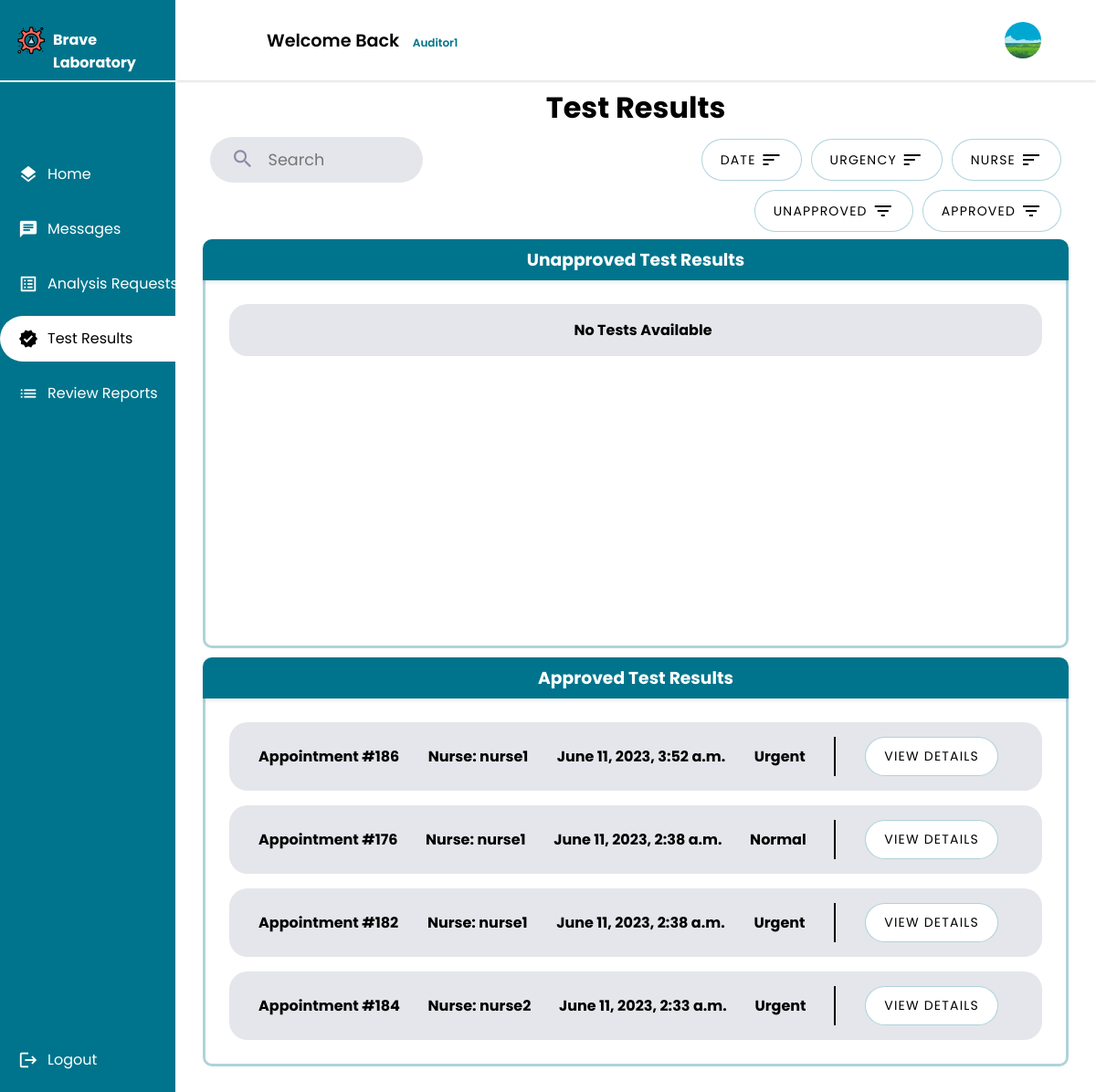
The page /auditor/results/ (signed in) on the database its author committed.
### auditor/models.py (models this page shows, shortened)
class Auditor(models.Model):
    GENDERS =[
        ('M','Male'),
        ('F','Female')
    ]
    user = models.OneToOneField(User, primary_key = True, on_delete=models.CASCADE)
    phone_number = models.CharField(max_length=10,validators=[phone_regex])
    gender = models.CharField(max_length = 1 ,choices = GENDERS)
    address = models.CharField(max_length=50)
    profile_pic = models.ImageField(default="default.png", upload_to="profile_pics")
    date_of_birth = models.DateField(default='2003-03-08')
    class Meta():
        db_table = 'auth_auditor'

### main_home/models.py (models this page shows, shortened)
class TestResult(models.Model):
    request = models.OneToOneField(AnalysisRequest, on_delete=models.CASCADE)
    creation_time = models.DateTimeField(auto_now_add=True)
    duration = models.DurationField(null=True, blank=True)
    approved = models.BooleanField(default=False)
    class Meta:
        db_table = 'test_result'

class AnalysisRequest(models.Model):
    PENDING = 'pending'
    WORKING_ON = 'working-on'
    FINISHED = 'finished'
    STATUS_CHOICES = [
        (PENDING, 'Pending'),
        (WORKING_ON, 'Working On'),
        (FINISHED, 'Finished'),
    ]
    appointment = models.OneToOneField(Appointment, on_delete=models.CASCADE)
    nurse = models.ForeignKey(Nurse, on_delete=models.CASCADE)
    tests = models.ManyToManyField(Test, blank=True)
    creation_time = models.DateTimeField(auto_now_add=True)
    start_time = models.DateTimeField(null=True, blank=True)
    finish_time = models.DateTimeField(null=True, blank=True)
    accepted = models.BooleanField(default=False)
    finished = models.BooleanField(default=False)
    status =  models.CharField(max_length=45, choices=STATUS_CHOICES, default=PENDING)
    class Meta:
        db_table = 'analysis_request'

class Appointment(models.Model):
    UPCOMING = 'Upcoming'
    TOMORROW = 'Tommorow'
    TODAY = 'Today'
    OVERDUE = 'Overdue'
    STATUS_CHOICES = [
        (UPCOMING, 'Upcoming'),
        (TOMORROW, 'Tommorow'),
        (TODAY, 'Today'),
        (OVERDUE, 'Overdue'),
    ]
    client = models.ForeignKey(Client, on_delete=models.CASCADE)
    tests_requested = models.ManyToManyField(TestOffered, blank=True)
    date = models.DateField(validators=[validate_date_not_past])
    description = models.CharField(max_length=1000,blank=True)
    document = models.ImageField(null=True,blank=True,upload_to='medical_documents')
    total_price = models.DecimalField(max_digits=10, decimal_places=2)
    payment_status = models.BooleanField(default=False)
    arrived = models.BooleanField(default=False)
    cancelled = models.BooleanField(default=False)
    performed = models.BooleanField(default=False)
    urgent = models.BooleanField(default=False)
    class Meta:
        db_table = 'appointment'

### nurse/models.py (models this page shows, shortened)
class Nurse(models.Model):
    GENDERS =[
        ('M','Male'),
        ('F','Female')
    ]
    user = models.OneToOneField(User, primary_key = True, on_delete=models.CASCADE)
    phone_number = models.CharField(max_length=10,validators=[phone_regex])
    gender = models.CharField(max_length = 1 ,choices = GENDERS)
    address = models.CharField(max_length=50)
    profile_pic = models.ImageField(default="default.png", upload_to="profile_pics")
    date_of_birth = models.DateField(default='2003-03-08')
    class Meta():
        db_table = 'auth_nurse'

### auditor/views.py (the view, shortened to what this page needs)
# urls.py: path("results/",views.result_list,name="test_result_list"),
@login_required
@permission_required('auditor.view_auditor', raise_exception=True)
def result_list(request):
    test_result = TestResult.objects.all().order_by('-creation_time')
    if not (request.GET.get('urgency_sort')) and not (request.GET.get('date_sort')) and not (request.GET.get('nurse_sort')):
        sort_date = 'True'
        sort_urgency = 'True'
        sort_nurse = 'True'
    unapproved_results = test_result.filter(approved=False)
    approved_results = test_result.filter(approved=True)
    state = request.GET.get('state')
    if state != "all" :
        if state == "approved" :
            context = {
                'approved_results': approved_results,
                'sort_urgency':sort_urgency,
                'sort_date':sort_date,
                'sort_nurse':sort_nurse,
                'state':state,
            }
            return render(request,'auditor/result/result_list.html',context)
        if state == "unapproved" :
            context = {
                'unapproved_results': unapproved_results,
                'sort_urgency':sort_urgency,
                'sort_date':sort_date,
                'sort_nurse':sort_nurse,
                'state':state,
            }
            return render(request,'auditor/result/result_list.html',context)
    state = 'all'
    context = {
        'unapproved_results': unapproved_results,
        'approved_results': approved_results,
        'sort_urgency':sort_urgency,
        'sort_date':sort_date,
        'sort_nurse':sort_nurse,
        'state':state
    }
    return render(request,'auditor/result/result_list.html', context)

### auditor/templates/auditor/result/result_list.html (shortened to what this page needs)
{% extends 'auditor/auditor.html' %}
{% load static %}
{% block css_2 %}
<link rel="stylesheet" href="{% static 'css/list.css' %}">
{% endblock css_2 %}
{% block main %}
<div class="Container">
    <h1>Test Results</h1>
    <div class="header ">
        <div class="search">
            <form class="search-bar" method="post" >
                <button type="submit" name="search">
                    <span class="material-icons search-icon">
                        </span>
                </button>
                <input class="search-bar-input" id="search" name="search" placeholder="Search" required="" type="text">
            </form>
        </div>
        <div class="nurse">
            <a href="{% url "test_result_list" %}?date={{sort_date}}&urgency={{sort_urgency}}&nurse={{sort_nurse}}&date_sort=True&state={{state}}">
                <button class="list-button filter">
                    <span>Date</span>
                    <span class="material-icons">sort</span>
                </button>
            </a>
            <a href="{% url "test_result_list" %}?date={{sort_date}}&urgency={{sort_urgency}}&nurse={{sort_nurse}}&urgency_sort=True&state={{state}}">
            <button class="list-button filter">
                <span>Urgency</span>
                <span class="material-icons">sort</span>
            </button>
            </a>
            <a href="{% url "test_result_list" %}?date={{sort_date}}&urgency={{sort_urgency}}&nurse={{sort_nurse}}&nurse_sort=True&state={{state}}">
            <button class="list-button filter">
                <span>Nurse</span>
                <span class="material-icons">sort</span>
            </button>
            </a>
        </div>
    </div>
    <div class="header ">
        <div class="nurse">
        <a href="{% url "test_result_list" %}?state=unapproved">
            <button class="list-button filter">
                <span>Unapproved</span>
                <span class="material-icons">filter_list</span>
            </button>
        </a>
        <a href="{% url "test_result_list" %}?state=approved">
            <button class="list-button filter">
                <span>Approved</span>
                <span class="material-icons">filter_list</span>
            </button>
        </a>
        </div>
    </div>
    {% if unapproved_results is not None %}
    {% if unapproved_results %}
    <div class="userlistcl">
        <div class="infoheadercl">
            <h3>Unapproved Test Results</h3>
        </div>
        <div class="userscontianercl">
            <div class="scrollcl">
                <ul>
                    {% for result in unapproved_results %}
                    <li class="app1">
                        <span><strong>Appointment #{{ result.request.appointment.id }}</strong></span>
                        <span><strong>Nurse: {{ result.request.nurse.user.username }}</strong></span>
                        <span><strong>{{ result.creation_time }}</strong></span>
                        <span><strong>
                            {% if result.request.appointment.urgent %}
                                Urgent
                            {% else %}
                                Normal
                            {% endif %}
                        </strong></span>
                        <div class="buttons">
                            <button class="list-button"><a class="list-links" href="{% url 'test_result_detail' result.id %}">View Details</a></button>
                        </div>
                    </li>
                    {% endfor %}
                </ul>
            </div>
        </div>
    </div>
    {% else %}
    <div class="userlistcl">
        <div class="infoheadercl">
            <h3>Unapproved Test Results</h3>
        </div>
        <div class="userscontianercl">
            <div class="scrollcl">
                <ul>
                    <li class="app1">
                        <span><strong>No Tests Available</strong></span>
                    </li>
                </ul>
            </div>
        </div>
    </div>
    {% endif %}
    {% endif %}
    {% if approved_results is not None %}
    {% if approved_results %}
    <div class="userlistcl">
        <div class="infoheadercl">
            <h3>Approved Test Results</h3>
        </div>
        <div class="userscontianercl">
            <div class="scrollcl">
                <ul>
                    {% for result in approved_results %}
                        <li class="app1">
                            <span><strong>Appointment #{{ result.request.appointment.id }}</strong></span>
                            <span><strong>Nurse: {{ result.request.nurse.user.username }}</strong></span>
                            <span><strong>{{ result.creation_time }}</strong></span>
                            <span><strong>
                                {% if result.request.appointment.urgent %}
                                    Urgent
                                {% else %}
                                    Normal
                                {% endif %}
                            </strong></span>
                            <div class="buttons">
                                <button class="list-button"><a class="list-links" href="{% url 'test_result_detail' result.id %}">View Details</a></button>
                            </div>
                        </li>
                    {% endfor %}
                </ul>
            </div>
        </div>
    </div>
    {% endif %}
    {% endif %}
</div>
{% endblock main %}

### main_home/templates/main_home/actors_base.html (shortened to what this page needs)
{% extends 'main_home/base.html' %}
{% load static %}
{% block css %}
        <link rel="stylesheet" href="{% static 'css/resources/google_icons.css' %}">
        <link rel="stylesheet" href="{% static 'css/resources/font-awesome.all.min.css' %}">
        <link rel="stylesheet" href="{% static 'css/actors.css' %}" />
{% endblock css %}
{% block content %}
    <div class="container">
        <header>
            <div class="wlc">
                <h1>Welcome Back&nbsp;<span class="smaller-text">{{user.username}}</span></h1>
            </div>
            <div class="Left">
                <ul class="DROPS">
                    {% if user.groups.first.name == 'client' %}
                    {% comment %} <li><a href="#"><span class="material-icons notifications">notifications</span></a></li> {% endcomment %}
                    <li class="profile-header"><a class="profile-pic-container" onclick="showElement()"><img class="profile-pic" alt="profile_pic" src="{{ user.client.profile_pic.url }}"></img><i class="fa-solid fa-chevron-down"></i></a>
                    <ul id="myElement">
                    <a href="{% url 'profile_update' %}" class="drop-down"><li><span class="material-icons">person</span>Profile</li></a>
                    <a href="{% url 'profile_settings' %}" class="drop-down"><li><span class="material-icons">settings</span>Settings</li></a>
                    <a href="{% url 'profile_help' %}" class="drop-down"><li><span class="material-icons">help</span>Help</li></a>
                    <a href="{% url 'profile_contact' %}" class="drop-down"><li><span class="material-icons">call</span>Contact</li></a>
                    {% elif user.groups.first.name == 'auditor' %}
                    <li class="profile-header"><a class="profile-pic-container" onclick="showElement()"><img class="profile-pic" alt="profile_pic" src="{{ user.auditor.profile_pic.url }}"></img><i class="fa-solid fa-chevron-down"></i></a>
                    {% endif %}
                        </li>
                    </ul>
                </div>
        </header>
        <div class="Main">
            {% block main %}{% endblock main %}
        </div>
    </div>
    <div class="nav-header">
        <a class="logo" href="{% url user.groups.first.name %}">
            <img alt='logo' src="{% static 'img/logo.png' %}">
            <span><strong>Brave Laboratory</strong></span>
        </a>
    </div>
    <nav>
        <ul>
            {% block sidebar %}{% endblock sidebar %}
            <li class="end">
                <a href='{% url 'logout' %}'>
                    <span class="material-icons emoji">logout</span>
                    <span class="nav-item">Logout</span>
                </a>
            </li>
        </ul>
    </nav>
{% endblock content %}

### rows shown on the page
TestResult: request.appointment.id "186", request.nurse.user.username "nurse1", creation_time "June 11, 2023, 3:52 a.m.", shows "Urgent"
TestResult: request.appointment.id "176", request.nurse.user.username "nurse1", creation_time "June 11, 2023, 2:38 a.m.", shows "Normal"
TestResult: request.appointment.id "182", request.nurse.user.username "nurse1", creation_time "June 11, 2023, 2:38 a.m.", shows "Urgent"
TestResult: request.appointment.id "184", request.nurse.user.username "nurse2", creation_time "June 11, 2023, 2:33 a.m.", shows "Urgent"

### other values the page prints
{{ user.username }} "Auditor1"
